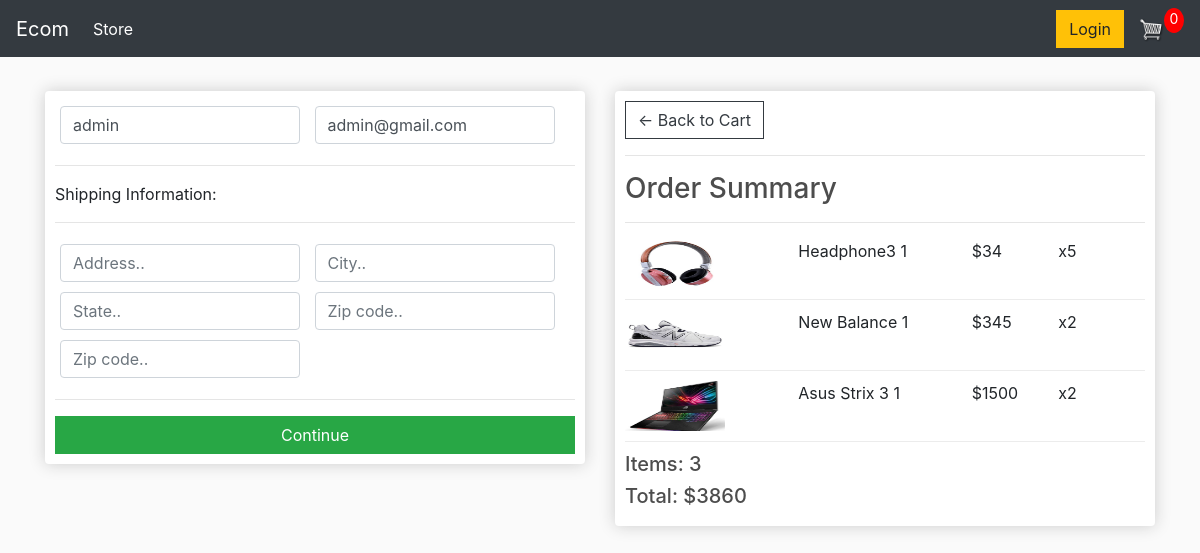
Screenshot of /checkout/ (signed in) with the database file from the repository.
### store/models.py (models this page shows, shortened)
class OrderItem(models.Model):
    product = models.ForeignKey(Product, on_delete=models.SET_NULL, null=True)
    order = models.ForeignKey(Order, on_delete=models.SET_NULL, null=True)
    quantity = models.IntegerField(default=0, null=True, blank=True)
    date_added = models.DateTimeField(auto_now_add=True)
    @property
    def get_total(self):
        total = self.product.price* self.quantity
        return total

class Product(models.Model):
    name = models.CharField(max_length= 100)
    price = models.IntegerField()
    description = models.CharField(max_length = 200)
    image = models.ImageField(upload_to = "gallery", blank = True)
    date_created = models.DateTimeField(auto_now_add=True)
    @property
    def imageURL(self):
        try:
            url = self.image.url
        except:
            url = ''
        return url

class Order(models.Model):
    user = models.ForeignKey(User, on_delete=models.CASCADE)
    date_ordered = models.DateTimeField(auto_now_add=True)
    complete = models.BooleanField(default=False)
    transaction_id = models.CharField(max_length = 100)
    @property
    def get_cart_total(self):
        orderitems = self.orderitem_set.all()
        total = sum([items.get_total for items in orderitems])
        return total

### store/views.py (the view)
# urls.py: path('checkout/', views.checkout, name= 'checkout' ),
def checkout(request):
    cusotmer = request.user.id
    order, created = Order.objects.get_or_create(user = cusotmer, complete= False)
    items = order.orderitem_set.all()
    return render(request, 'store/checkout.html',{
         'items':items,
        'order':order
    })

### store/templates/store/checkout.html (shortened to what this page needs)
{% extends 'store/main.html' %}
{% load static %}
{% block content %}
<div class="row">
    <div class="col-lg-6">
        <div class="box-element" id="form-wrapper">
            <form id="form" method="POST">
                <div id="user-info">
                    <div class="form-field">
                        <input required class="form-control" type="text" name="name" value="{{request.user}}">
                    </div>
                    <div class="form-field">
                        <input required class="form-control" type="email" name="email" value="{{request.user.email}}">
                    </div>
                </div>
                <div id="shipping-info">
                    <hr>
                    <p>Shipping Information:</p>
                    <hr>
                    <div class="form-field">
                        <input class="form-control" type="text" name="address" placeholder="Address..">
                    </div>
                    <div class="form-field">
                        <input class="form-control" type="text" name="city" placeholder="City..">
                    </div>
                    <div class="form-field">
                        <input class="form-control" type="text" name="state" placeholder="State..">
                    </div>
                    <div class="form-field">
                        <input class="form-control" type="text" name="zipcode" placeholder="Zip code..">
                    </div>
                    <div class="form-field">
                        <input class="form-control" type="text" name="country" placeholder="Zip code..">
                    </div>
                </div>
                <hr>
                <input id="form-button" class="btn btn-success btn-block" type="submit" value="Continue">
            </form>
        </div>
        <br>
    </div>
    <div class="col-lg-6">
        <div class="box-element">
            <a  class="btn btn-outline-dark" href="{% url 'cart' %}">&#x2190; Back to Cart</a>
            <hr>
            <h3>Order Summary</h3>
            <hr>
            {% for item in items %}
            <div class="cart-row">
                <div style="flex:2"><img class="row-image" src="{{ item.product.imageURL }}" height="50px"></div>
                <div style="flex:2"><p>{{item.product.name}} 1</p></div>
                <div style="flex:1"><p>${{item.product.price}}</p></div>
                <div style="flex:1"><p>x{{item.quantity}}</p></div>
            </div>
            {% endfor %}
            <h5>Items:   {{items.count}}</h5>
            <h5>Total:   ${{order.get_cart_total}}</h5>
        </div>
    </div>
</div>
{% endblock  %}

### static/css/main.css (style rules this page uses)
body { background-color: hsl(0, 0%, 98%); }
h1,h2,h3,h4,h5,h6 { color:hsl(0, 0%, 30%); }
.box-element { box-shadow:hsl(0, 0%, 80%) 0 0 16px; background-color: #fff; border-radius: 4px; padding: 10px; }
.col-lg-4, .col-lg-6, .col-lg-8, .col-lg-12 { margin-top: 10px; }
.btn { border-radius: 0; }
.row-image { width: 100px; }
.form-field { width:250px; display: inline-block; padding: 5px; }
.cart-row { display: flex; align-items: flex-stretch; padding-bottom: 10px; margin-bottom: 10px; border-bottom: 1px solid #ececec; }

### rows the page displays
OrderItem: product.imageURL (picture), product.name "Headphone3", product.price "34", quantity "5"
OrderItem: product.imageURL (picture), product.name "New Balance", product.price "345", quantity "2"
OrderItem: product.imageURL (picture), product.name "Asus Strix 3", product.price "1500", quantity "2"
Order: get_cart_total "3860"

### other values shown
{{ items.count }} "3"
